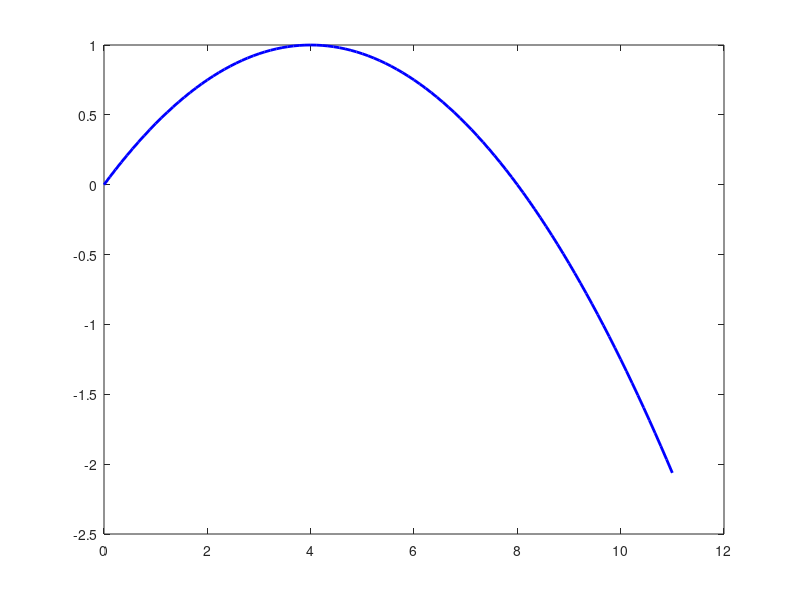

This figure's MATLAB source: (Note: this script raises an error after producing the figure.)
% make a dy/dt vs y plot that shows steady states

clear;

% parameters
% ---

lambda = 0.5;
K = 8;  % carrying capacity
y_max = 11;  % extend beyond K to see behavior

% plot dy/dt vs y
% ---

% matlab on Linux is kooky, please leave this figure size as is
figure('Visible', 'off', 'Position', [100, 100, 100, 80]);

% plot relationship
y_range = linspace(0, y_max, 100);
dydt = lambda .* y_range .* (1 - y_range./K);
h = plot(y_range, dydt, "b", "LineWidth", 2);
hold on;

% line for y = 0
yline(0, "k", "LineWidth", 1);

% mark steady states
scatter([0], [0], 150, "ro", "LineWidth", 2);
scatter([8], [0], 150, "ro", "filled");
% xline(0, "r:", "LineWidth", 1);  % y = 0 steady state
% xline(K, "r:", "LineWidth", 1);  % y = K steady state

% decorate
title(sprintf("y versus dy/dt = %.1f y (1 - y/%d)", lambda, K))
xlabel("population size y")
ylabel("change in population size dy/dt")

% set axis limits to include both steady states
xlim([-0.9, y_max]);
ylim([min(dydt) - 0.2, max(dydt) + 0.2]);
hold off;

exportgraphics(gcf, 'logistic_stability.pdf', 'ContentType', 'vector', 'BackgroundColor', 'none')
